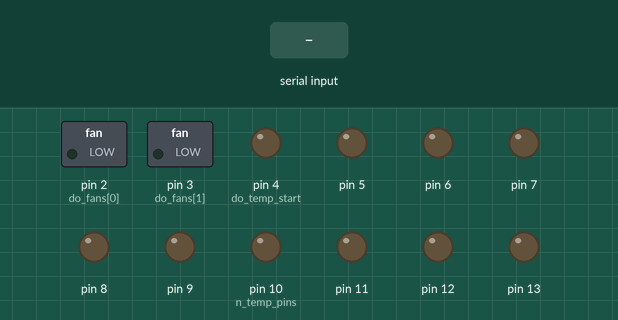
This sketch was run on a simulated Arduino Uno, built with avr-gcc and run on an emulated ATmega328P. On the bench: switched loads named in the sketch (green lamp = pin HIGH), output pins drawn as LEDs (lit = HIGH). Dashed ring = blinking. Inputs (shaded band) come from the test bench.

Above: at 1.2 s.
1.3 s: "90 45 200\n" received over Serial
At 1.46 s:
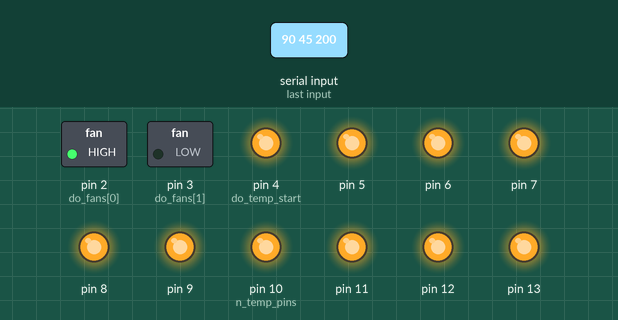
4.3 s: "30,150\n" received over Serial
At 4.46 s:
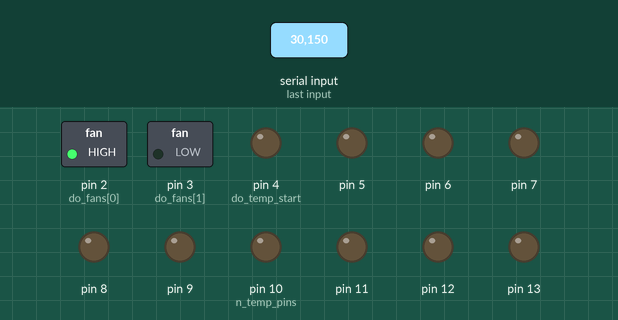
7.3 s: "90,45\n" received over Serial
At 7.76 s:
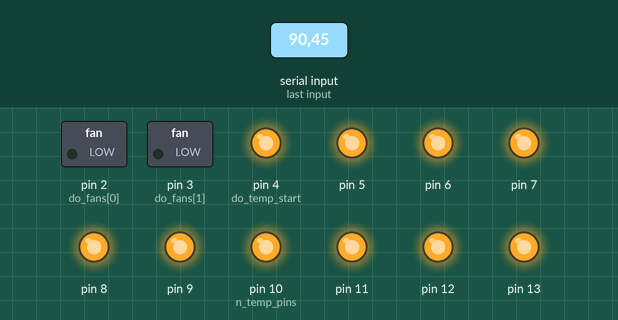
10.3 s: "5\n" received over Serial
At 10.46 s:
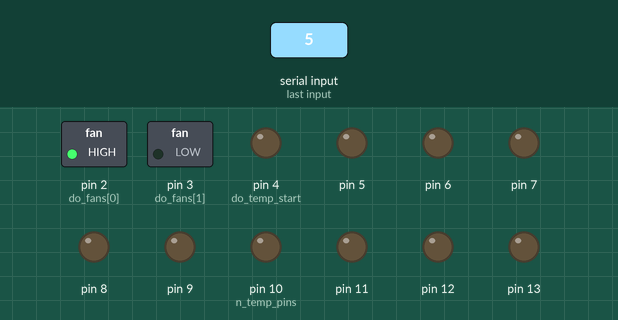
Timing chart, 0 to 14.3 s (numbered marks = the images above; inputs shaded):
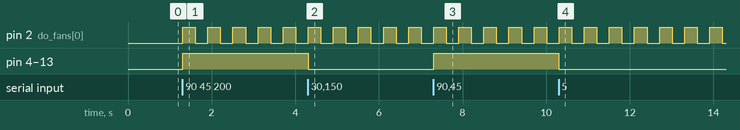

Measured:
- after the input at 1.3 s, pin 2 (do_fans[0]): alternates HIGH for 0.30 s and LOW for 0.30 s, starting at once; pin 4 (do_temp_start), pin 5–9, pin 10 (n_temp_pins), pin 11–13: LOW → HIGH at once
- after the input at 4.3 s, pin 4 (do_temp_start), pin 5–9, pin 10 (n_temp_pins), pin 11–13: HIGH → LOW at once
- after the input at 7.3 s, pin 4 (do_temp_start), pin 5–9, pin 10 (n_temp_pins), pin 11–13: LOW → HIGH at once
- after the input at 10.3 s, pin 4 (do_temp_start), pin 5–9, pin 10 (n_temp_pins), pin 11–13: HIGH → LOW at once

The sketch:

pc_temp.ino
```cpp
/*
PC temperature

Shows the PC cpu temperature as a bar graph on do 4-13
and the fan speeds as blinking leds on do 2 and 3, faster
blinking means faster fan. The PC sends "temp fan1 fan2"
as a text line every second, temp in C and fans in percent,
see scripts/pc_temp_to_serial.sh.
*/
const int do_temp_start = 4;
const int n_temp_pins = 10;
const int temp_min = 30;
const int temp_max = 80;

const int n_fans = 2;
const int do_fans[n_fans] = {2, 3};

int fan_percent[n_fans] = {0, 0};
unsigned long fan_last_toggle[n_fans] = {0, 0};

void show_temp(int temp) {
    int n_on = (temp - temp_min) * n_temp_pins / (temp_max - temp_min);
    n_on = constrain(n_on, 0, n_temp_pins);
    for (int i = 0; i < n_temp_pins; i++) {
        digitalWrite(do_temp_start + i, i < n_on ? HIGH : LOW);
    }
}

void update_fans() {
    for (int i = 0; i < n_fans; i++) {
        if (fan_percent[i] <= 0) {
            digitalWrite(do_fans[i], LOW);
            continue;
        }

        unsigned long half_period_ms = map(fan_percent[i], 1, 100, 500, 50);
        if (millis() - fan_last_toggle[i] >= half_period_ms) {
            digitalWrite(do_fans[i], !digitalRead(do_fans[i]));
            fan_last_toggle[i] = millis();
        }
    }
}

// === Setup ===

void setup() {
    for (int i = 0; i < n_temp_pins; i++) {
        pinMode(do_temp_start + i, OUTPUT);
    }
    for (int i = 0; i < n_fans; i++) {
        pinMode(do_fans[i], OUTPUT);
    }

    Serial.begin(9600);
}

// === Main loop ===

void loop() {
    if (Serial.available()) {
        String line = Serial.readStringUntil('\n');
        int temp = 0;
        sscanf(line.c_str(), "%d %d %d", &temp, &fan_percent[0], &fan_percent[1]);
        show_temp(temp);
    }

    update_fans();
}
```
